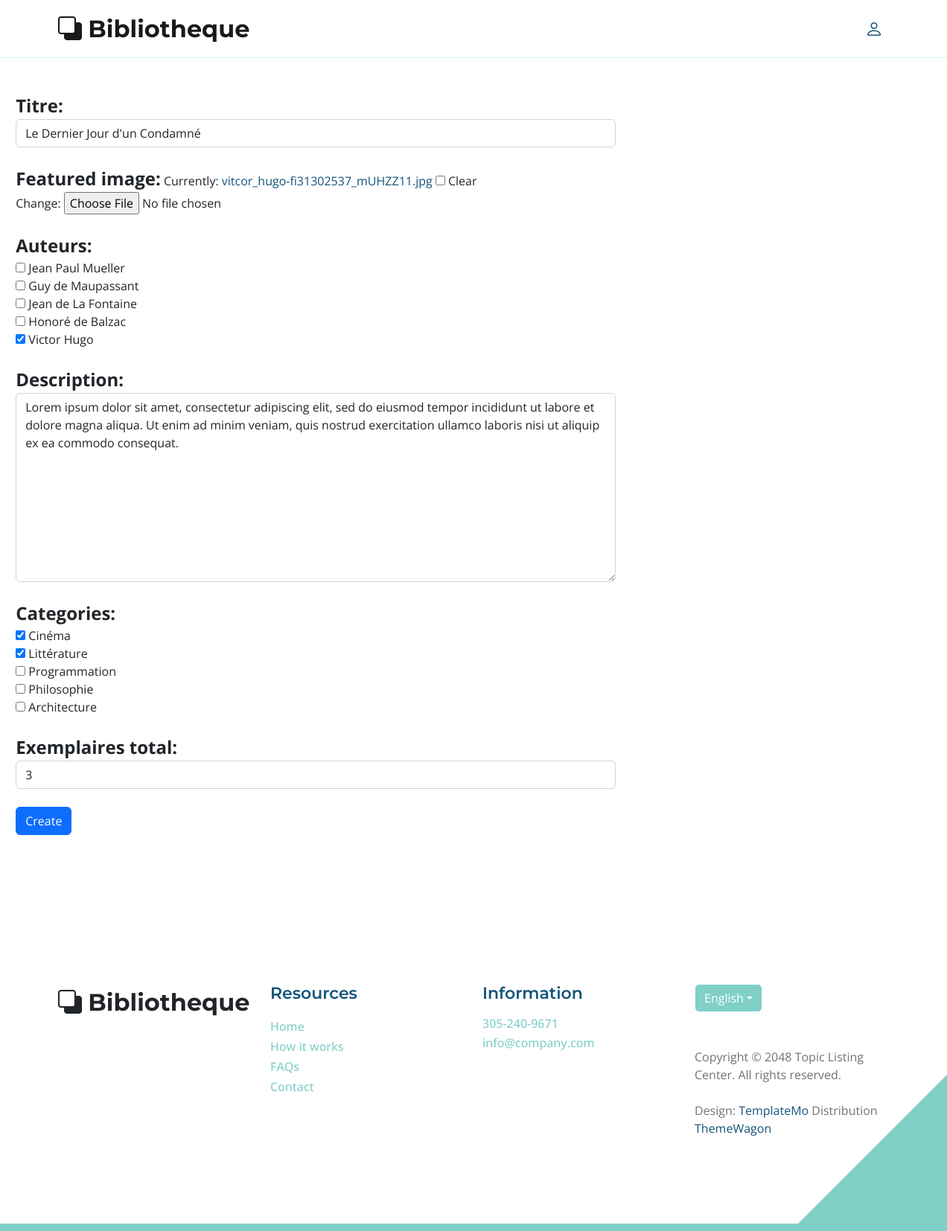
The app's page /update-ouvrage/9e0dcb7c-729a-468b-a2b3-18f6c9dac47d (signed in), older data.
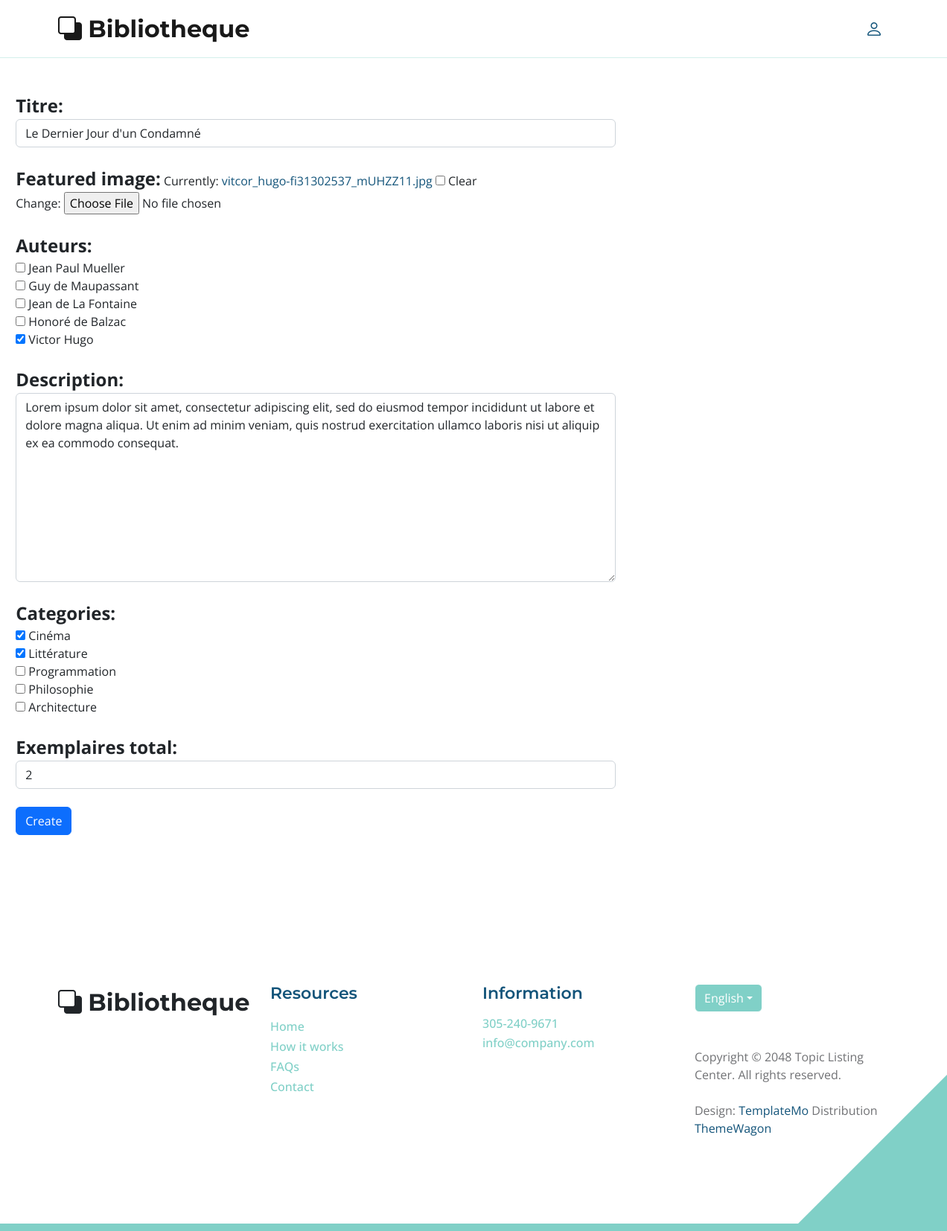
The same page, newer data.
### ouvrages/models.py (models this page shows, shortened)
class Ouvrage(models.Model):
    id = models.UUIDField(default=uuid.uuid4, unique=True, primary_key=True, editable=False)
    titre = models.CharField(max_length=200)
    auteurs = models.ManyToManyField('Auteur', blank=True)
    featured_image = models.ImageField(null=True, blank=True, default="default.jpg")
    description = models.TextField(blank=True)
    categories = models.ManyToManyField('Categorie', blank=True)
    recommended = models.BooleanField(default=False, blank=True)
    exemplaires_total = models.IntegerField(default=0, null=True, blank=True)
    vote_total = models.IntegerField(default=0, null=True, blank=True)
    vote_ratio = models.IntegerField(default=0, null=True, blank=True)
    date_achat = models.DateTimeField(auto_now_add=True)

### ouvrages/views.py (the view)
# urls.py: path('update-ouvrage/<str:pk>', views.updateOuvrage, name="update-ouvrage"),
def updateOuvrage(request, pk):
    ouvrage = get_object_or_404(Ouvrage, id=pk)
    form = OuvrageForm(instance=ouvrage)
    if request.method == 'POST':
        form = OuvrageForm(request.POST, request.FILES ,instance=ouvrage)
        if form.is_valid():
            form.save()
            return redirect('ouvrages:ouvrages')
    context = {'form': form}
    return render(request, 'ouvrages/ouvrage_form.html', context)

### ouvrages/forms.py
class OuvrageForm(ModelForm):
    class Meta:
        model = Ouvrage
        fields = ['titre','featured_image', 'auteurs', 'description', 'categories', 'exemplaires_total']
        widgets = {
            'categories': forms.CheckboxSelectMultiple(),
            'auteurs': forms.CheckboxSelectMultiple(),
        }
    def __init__(self, *args, **kwargs):
        super(OuvrageForm, self).__init__(*args, **kwargs)
        self.fields['titre'].widget.attrs.update({'class': 'form-control', 'placeholder': 'Ajouter un titre'})
        self.fields['description'].widget.attrs.update({'class': 'form-control', 'placeholder': 'Ajouter une description'})
        self.fields['exemplaires_total'].widget.attrs.update({'class': 'form-control'})

### ouvrages/models.py (called while the page is built)
    def __str__(self):
        return self.name

    def __str__(self):
        return f"{self.nomComplet}"

### ouvrages/templates/ouvrages/ouvrage_form.html (shortened to what this page needs)
{% extends "main.html" %}
{% block content %}
{% load static %}
<section class="section-padding col-12 col-lg-8 justify-content-center align-items-center">
    <div style="width: 95%; max-width: 85rem; margin: 0 auto;">
        <form action="" method="POST" enctype="multipart/form-data">
            {% for field in form%}
            <div style=" margin-top: 1.5rem;margin-bottom: 1.5rem;">
                <label class="fw-bold fs-4">{{field.label}}:</label>
                {{field}}
            </div>
            {% endfor %}
            <button class="btn btn-primary" type="submit">Create</button>
        </form>
    </div>
</section>
{% endblock content %}

Row changes from the older to the newer data that the page shows:
changed Ouvrage "Le Dernier Jour d'un Condamné": exemplaires_total "3" → "2"
